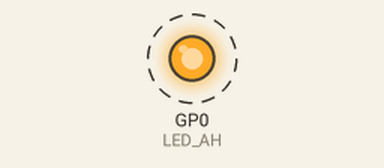
Simulated run of this program. Board: Raspberry Pi Pico running MicroPython. Shown: output pins drawn as LEDs (lit = HIGH). Dashed ring = blinking.

Above: at 0.7 s.
Timing chart, 0 to 4.1 s (numbered marks = the images above):
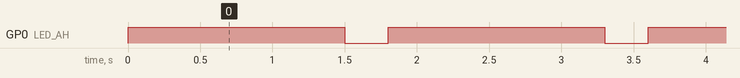

Measured:
- by itself, GP0 (LED_AH): alternates HIGH for 1.5 s and LOW for 0.30 s

The program:

01_LED_AH.py
```python
# ================================================================
#  파일명    : 01_LED_AH.py
#  설명      : Active High LED 블링크 예제
#             value(1) = 켜짐 · value(0) = 꺼짐
#             켜진 시간을 길게 · 꺼진 시간을 짧게 하여
#             HIGH / LOW 신호의 시간차를 눈으로 체감
#  대상 부품 : LED2 (GP0)  · 온보드 Active High LED
#  보드      : YeonTahn Board V1
#  회사      : TouchLabs (https://touchlabs.kr)
#  작성자    : yangjipsa
#  작성일    : 2026-08-28
# ================================================================

from machine import Pin
from time import sleep

# ---------- 핀 설정 ----------
LED_AH = Pin(0, Pin.OUT)   # LED2 · Active High

# ---------- 시작 상태 · 모든 동작 없음 ----------
LED_AH.value(0)            # 꺼진 상태로 시작

try:
    while True:
        # HIGH · 오래 켜짐 (사용자가 "켜진 상태"라고 느낌)
        LED_AH.value(1)
        sleep(1.5)

        # LOW · 짧게 꺼짐 (전환이 바로 보임)
        LED_AH.value(0)
        sleep(0.3)

except KeyboardInterrupt:
    pass

finally:
    # ---------- 종료 상태 · 모든 동작 없음 ----------
    LED_AH.value(0)
```
